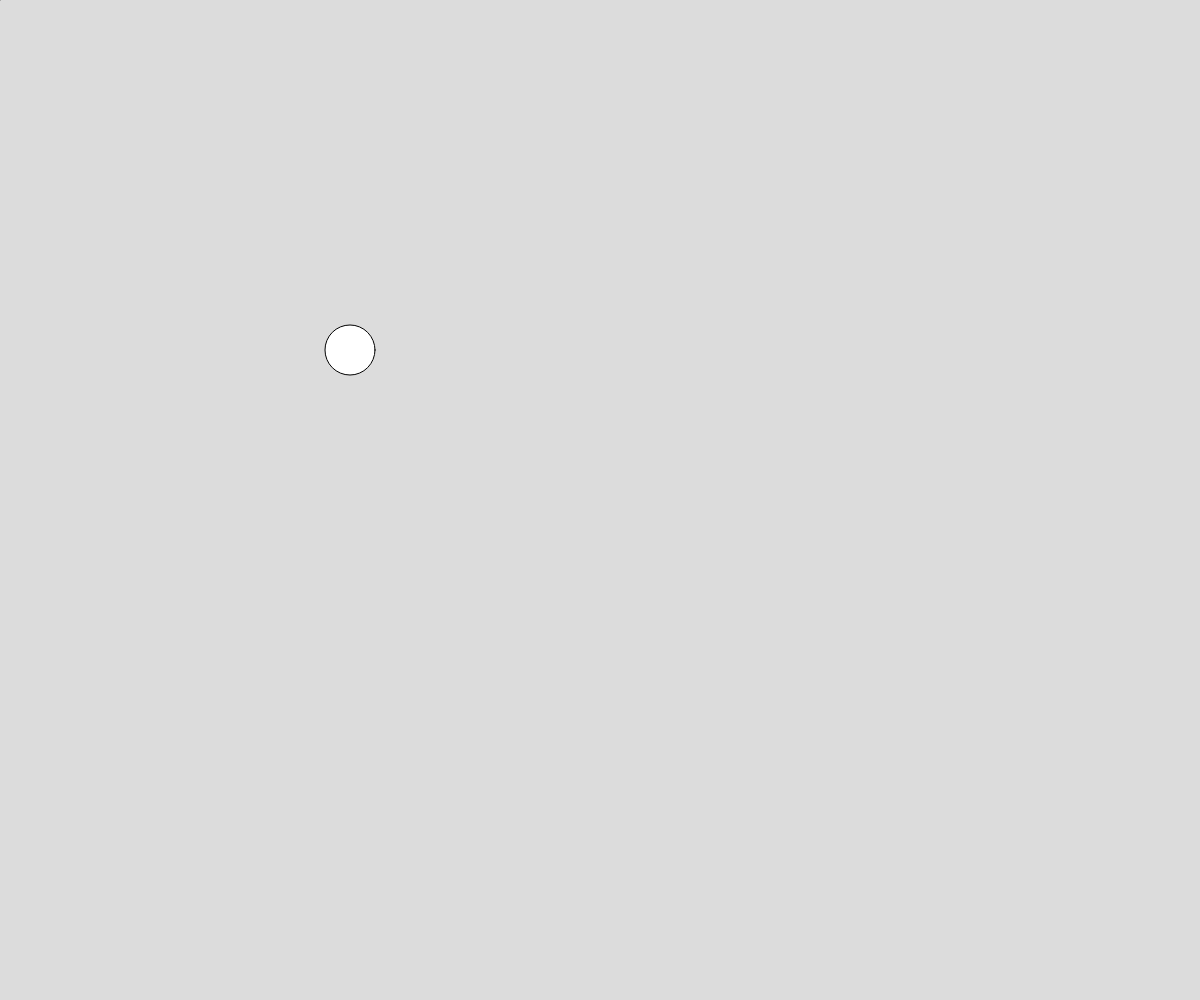
Frame 1 (no input)
Frame 60 (no input): identical to frame 1, image omitted
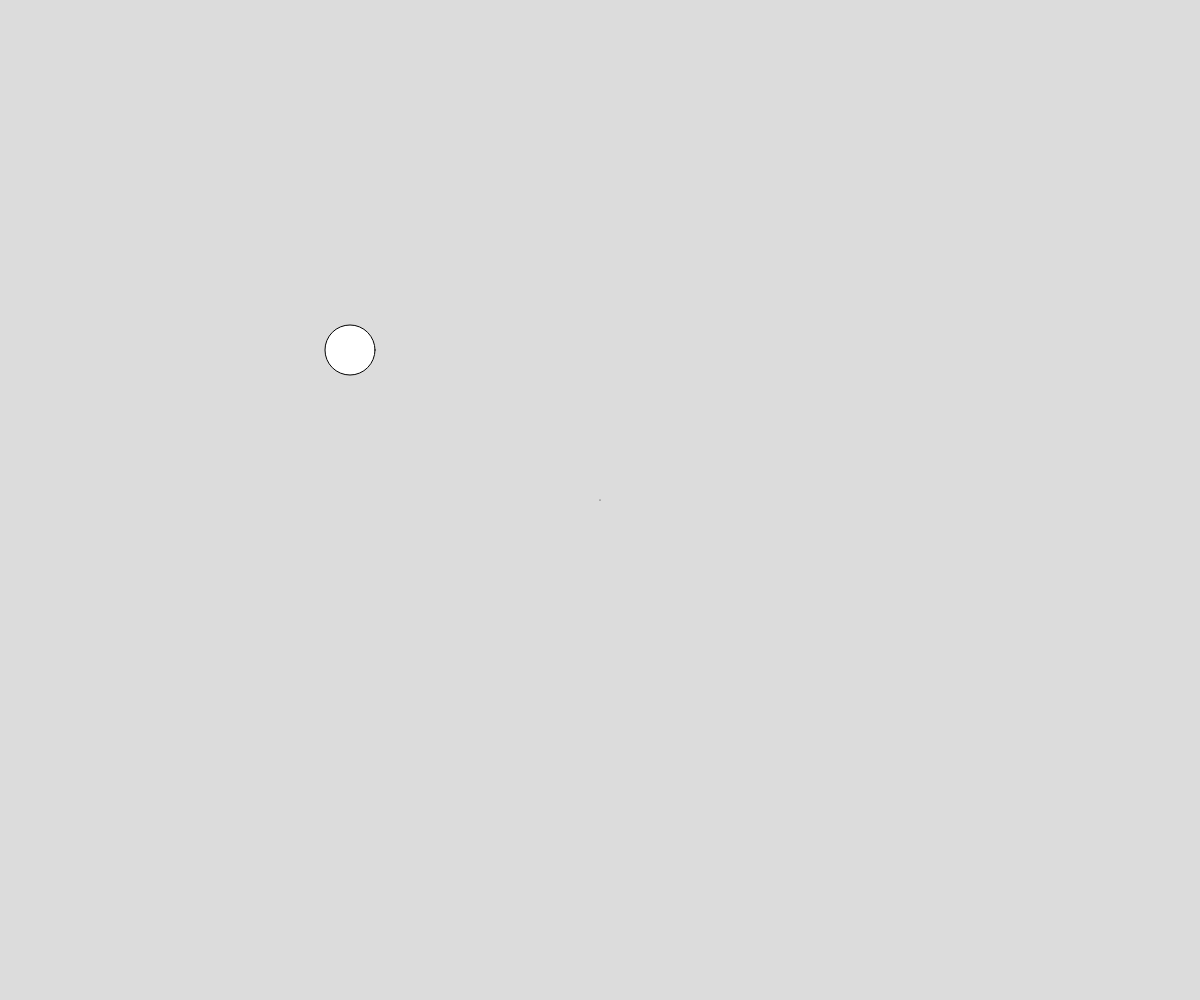
Frame 120 (the mouse pressed at the canvas centre since frame 60)

The p5.js sketch that drew these frames (run headless with seeded random() and noise() and a simulated clock; from frame 60 on, the mouse is pressed at the canvas centre):

// p5.js sketch
// ── sketch.js
function setup() {
  createCanvas(window.innerWidth, window.innerHeight);
}

window.addEventListener("resize", setup);

function collidePointCircle(px, py, cx, cy, d){
  let r = d/2
  distance = Math.sqrt((px - cx) ** 2 + (py - cy) ** 2)
  if (distance <= r){
    stroke("red")
    return true
  }
  else{
    stroke("black")
    return false
  }
}

function draw() {
  let cx = 350
  let cy = 350
  let d = 50
  let px = mouseX
  let py = mouseY
  background(220);
  circle(cx, cy, d)
  point(px, py, 10)
  
  collidePointCircle(px, py, cx, cy, d)
  
}
